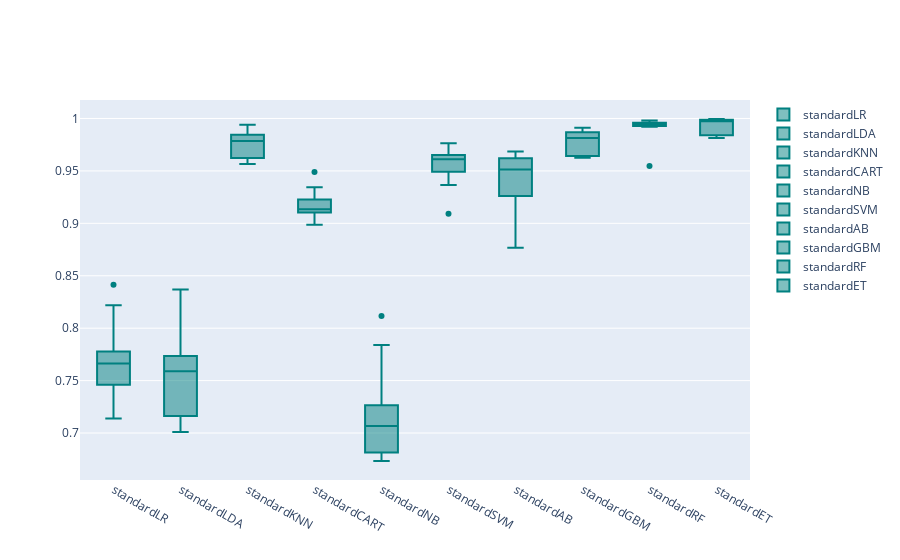

Write notebook code for a chart like this one.
### Code cell
models = GetScaledModel('standard')
names,results = BasedLine2(X_train, y_train,models)
PlotBoxR().PlotResult(names,results)
scaledScoreStandard = ScoreDataFrame(names,results)
compareModels = pd.concat([basedLineScore,
                           scaledScoreStandard], axis=1)
compareModels

### Figure 1 — Plotly figure (JSON) as saved in the notebook; plotly's stock layout.template omitted (floating-point values rounded to 4 significant figures)
{"data": [{"marker": {"color": "rgb(0, 128, 128)"}, "name": "standardLR", "type": "box", "y": [0.7664, 0.7663, 0.7746, 0.7494, 0.8413, 0.7288, 0.7462, 0.7139, 0.8219, 0.7778]}, {"marker": {"color": "rgb(0, 128, 128)"}, "name": "standardLDA", "type": "box", "y": [0.7615, 0.7571, 0.7609, 0.7163, 0.8368, 0.7066, 0.7172, 0.701, 0.8135, 0.7735]}, {"marker": {"color": "rgb(0, 128, 128)"}, "name": "standardKNN", "type": "box", "y": [0.9789, 0.9941, 0.9908, 0.9844, 0.9623, 0.9807, 0.9719, 0.9597, 0.9566, 0.9779]}, {"marker": {"color": "rgb(0, 128, 128)"}, "name": "standardCART", "type": "box", "y": [0.9158, 0.9149, 0.9121, 0.9488, 0.9228, 0.8986, 0.9112, 0.9344, 0.8995, 0.9102]}, {"marker": {"color": "rgb(0, 128, 128)"}, "name": "standardNB", "type": "box", "y": [0.6961, 0.7266, 0.6814, 0.7088, 0.8117, 0.7167, 0.7049, 0.6766, 0.7839, 0.6733]}, {"marker": {"color": "rgb(0, 128, 128)"}, "name": "standardSVM", "type": "box", "y": [0.9366, 0.9492, 0.9631, 0.9763, 0.9651, 0.9655, 0.9628, 0.9092, 0.9594, 0.9496]}, {"marker": {"color": "rgb(0, 128, 128)"}, "name": "standardAB", "type": "box", "y": [0.9188, 0.9621, 0.9542, 0.9486, 0.8768, 0.9624, 0.9581, 0.9262, 0.9685, 0.9431]}, {"marker": {"color": "rgb(0, 128, 128)"}, "name": "standardGBM", "type": "box", "y": [0.9845, 0.9868, 0.9799, 0.9892, 0.9642, 0.9726, 0.9911, 0.9625, 0.983, 0.9626]}, {"marker": {"color": "rgb(0, 128, 128)"}, "name": "standardRF", "type": "box", "y": [0.9959, 0.9981, 0.9921, 0.9957, 0.9936, 0.9934, 0.9958, 0.9547, 0.9943, 0.9928]}, {"marker": {"color": "rgb(0, 128, 128)"}, "name": "standardET", "type": "box", "y": [0.9975, 0.998, 0.9987, 0.9991, 0.9966, 0.9995, 0.984, 0.9815, 0.9973, 0.9831]}], "layout": {}}
